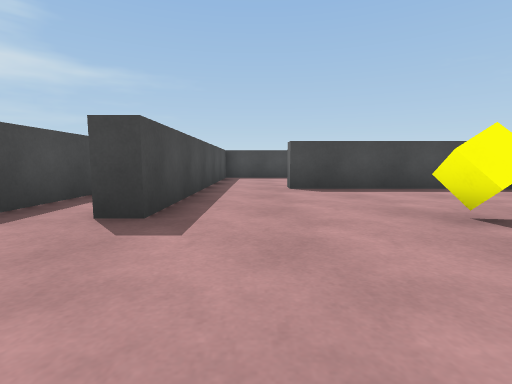
[1] (above)

17 first-person views from a walk through a Unity game level. The camera is 0.55 m above the floor, tilts 6° down and sees 85° across. The floor is counted in squares, 1 m on a side. Each view is taken from the middle of a square. On the plan, view 1 faces up. The plan holds only what a view shows up to about 9 squares ahead; the rest is blank. The player is left out.

[2]
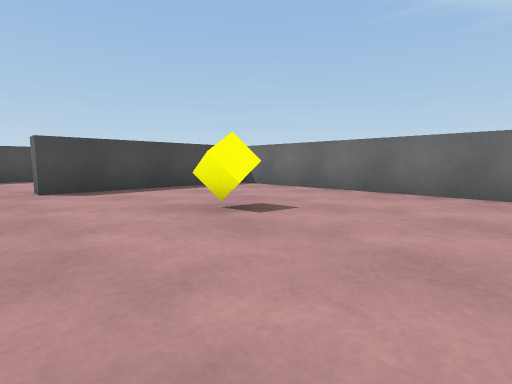

[3]
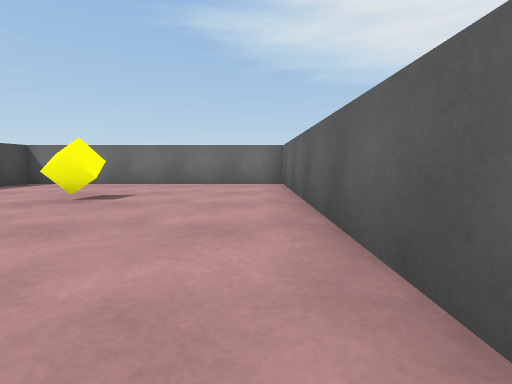

[4]
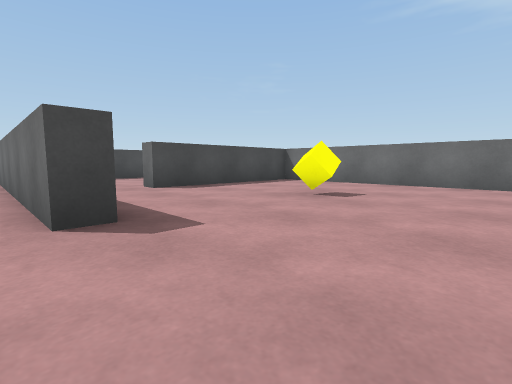

[5]
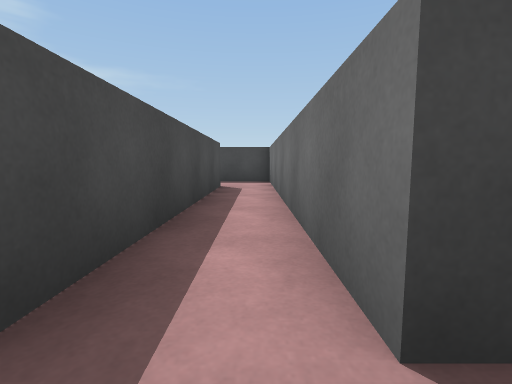

[6]
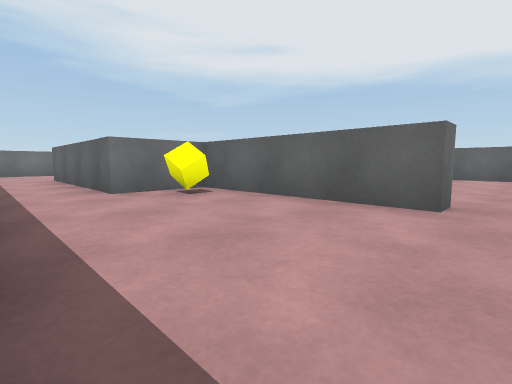

[7]
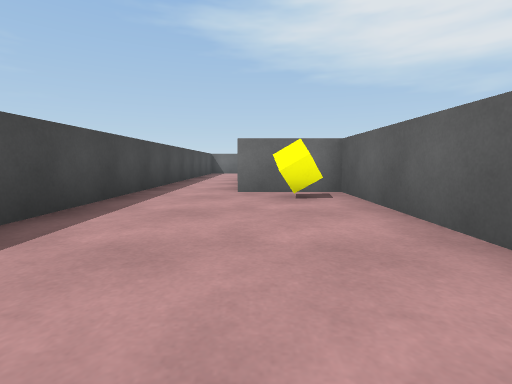

[8]
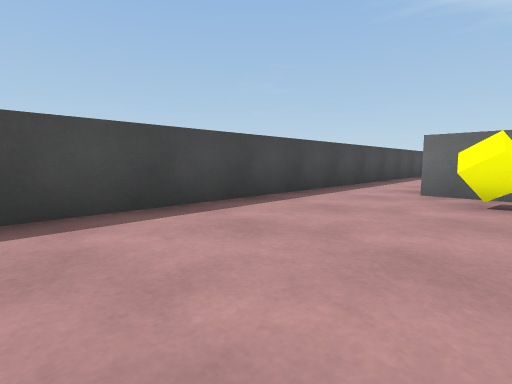

[9]
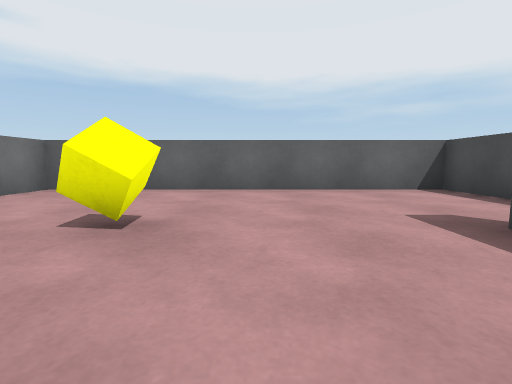

[10]
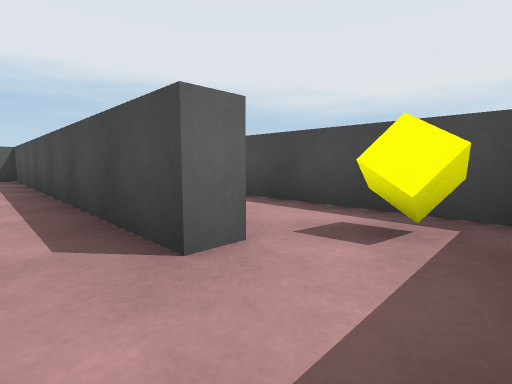

[11]
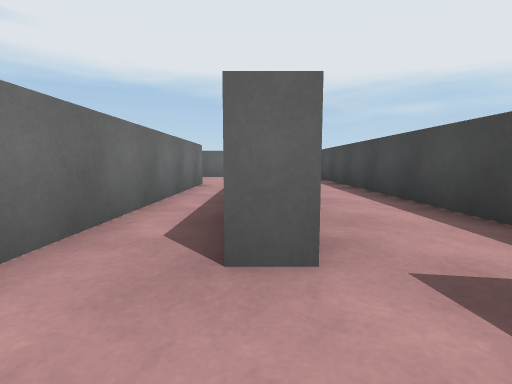

[12]
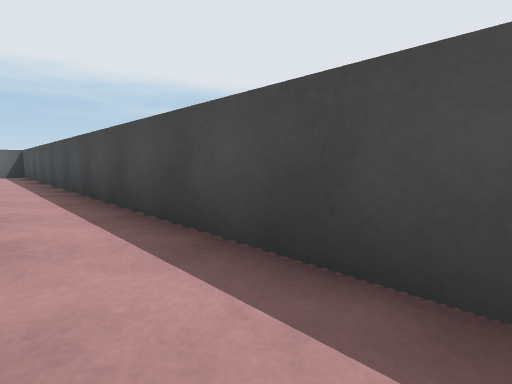

[13]
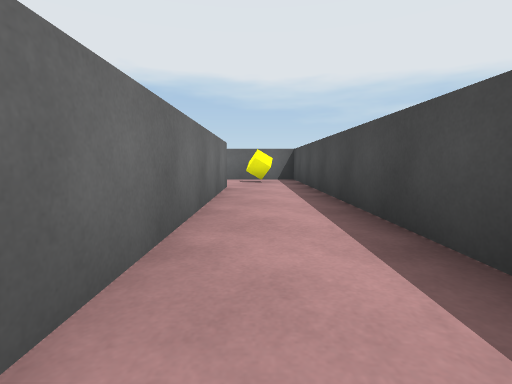

[14]
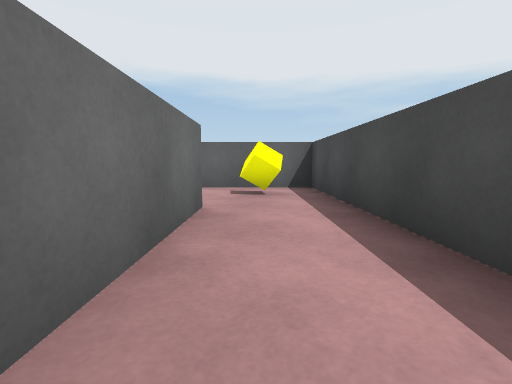

[15]
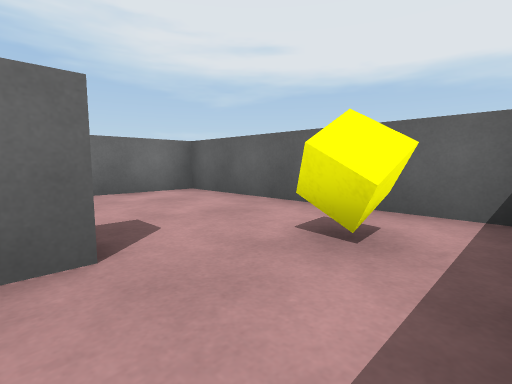

[16]
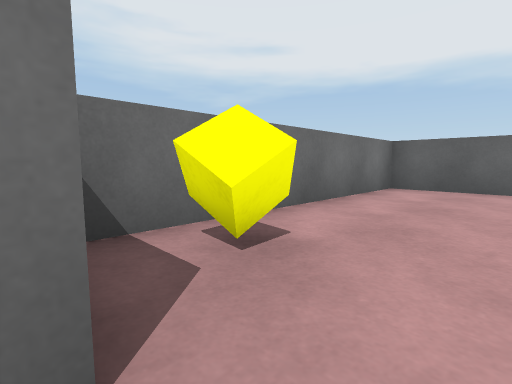

[17]
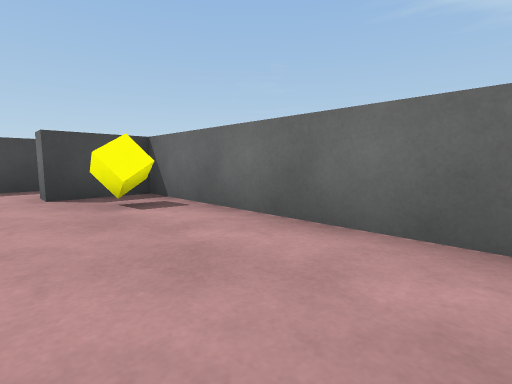

### Floor plan
Points are (right, up) in squares from view 1. A wall is a line through its corners. A room is listed if a view was taken in it or the views show most of it. See-through windows are left out.
Room 1 (views 1, 2, 3, 4, 5, 9, 10, 11)
walls: (-1.1, 5.6) (-1.1, 2.7) (-1.6, 2.7) (-1.6, 9.9); (-3.4, 8.6) (-2.8, 8.6) (-2.8, -0.7) (5.3, -0.7) (5.3, 5.9) (0.7, 5.9); (-1.5, 10.2) (-3.1, 10.2)
ways out: opening at (0, 6) to room 2; opening at (-3, 9.5) to room 3
objects: yellow cube (2, 3)
Room 2 (views 6, 7, 8)
walls: (0.7, 5.9) (0.7, 6.4) (5.3, 6.4) (5.3, 8.3); (-1.1, 9) (-1.1, 5.6); (4.6, 10.2) (0.1, 10.2)
ways out: opening at (0, 6) to room 1; opening at (5.5, 9.5)
objects: yellow cube (4, 7)
Room 3 (views 12, 13, 14, 15)
walls: (-3.3, -6.5) (-3.3, -0.6); (-5.3, 9.9) (-5.3, -9.3) (-3.5, -9.3)
ways out: opening at (-3, 9.5) to room 1; opening at (-3, -7.5) to room 4
objects: yellow cube (-4, -8); yellow cube (-4, 9)
Room 4 (views 16, 17)
walls: (-3.5, -9.3) (0.2, -9.3) (0.2, -3.2) (-1.3, -3.2) (-1.3, -2.6)
ways out: opening at (-3, -7.5) to room 3; opening at (-0.5, -2)
objects: yellow cube (-1, -4)

Positions as (right, up) in squares from view 1, and headings:
1: (0, 0), facing up
2: (0, 0), facing up-right
3: (-2, 0), facing right
4: (-2, 0), facing up-right
5: (-2, 2), facing up
6: (0, 10), facing down-right
7: (0, 8), facing right
8: (0, 7), facing up-right
9: (1, 5), facing down
10: (-2, 10), facing down-left
11: (-3, 10), facing down
12: (-4, 4), facing down-left
13: (-4, 0), facing down
14: (-4, -3), facing down
15: (-5, -6), facing down-right
16: (-2, -3), facing down-right
17: (-2, -8), facing up-right
